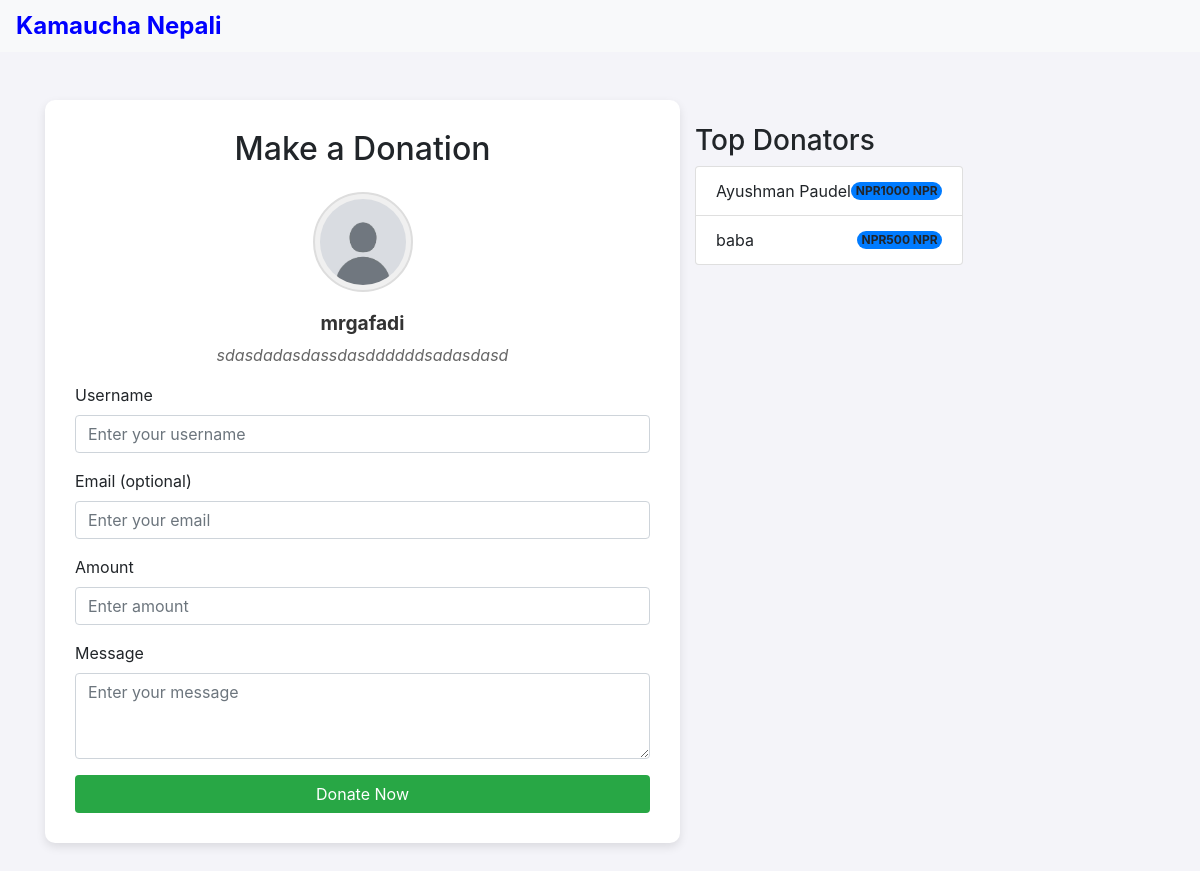
Screenshot of /donate/mrgafadi with the database file from the repository.
### home/models.py (models this page shows, shortened)
class Donation_page(models.Model):
    username = models.ForeignKey(User , on_delete=models.CASCADE)
    profile_picture = models.ImageField(upload_to='profiles/',default="profiles/default__user_pfp.jpg")
    page_message = models.TextField(default="")

class Donation(models.Model):
    username = models.ForeignKey(User, on_delete=models.CASCADE)
    donator_name = models.TextField(max_length=200)
    donation_amount = models.IntegerField()
    donation_date = models.DateField(auto_now_add=True)
    donation_message = models.TextField(default="")

### home/views.py (the view)
# urls.py: path("donate/<str:username>",views.donate_page , name="donate_page"),
def donate_page(request, username):
    if User.objects.filter(username=username).exists():
        user = User.objects.get(username=username)
        alert_detail = Alert.objects.get(username=user)
        donation_page_details = Donation_page.objects.get(username=user)
        donators = Donation.objects.filter(username=user).order_by('-donation_amount')[:10]
        return render(request,"home/donate_page.html",{"alert_detail":alert_detail, "donation_page_details":donation_page_details, "donators":donators})
    return HttpResponse("404 Page not found!")

### home/templates/home/donate_page.html (shortened to what this page needs)
<!DOCTYPE html>
<html lang="en">
<head>
    <link href="https://stackpath.bootstrapcdn.com/bootstrap/4.5.2/css/bootstrap.min.css" rel="stylesheet">
</head>
<body>
    <nav class="navbar navbar-light bg-light">
        <a class="logo-text" href="/">Kamaucha Nepali</a>
    </nav>
    <div class="container mt-5">
        <div class="row">
            <div class="col-lg-7 col-md-8 col-sm-12">
                <div class="donation-form">
                    <h2 class="text-center mb-4">Make a Donation</h2>
                    <div class="text-center">
                        <img id="profile-pic" src="{{donation_page_details.profile_picture.url}}" alt="Profile Picture" class="profile-pic-img">
                        <h2 class="donation-recipient-name">{{donation_page_details.username}}</h2>
                        <p class="donation-recipient-message">{{donation_page_details.page_message}}</p>
                    </div>
                    <form id="donation-form">
                        <div class="form-group">
                            <label for="username">Username</label>
                            <input type="text" class="form-control" id="username" placeholder="Enter your username" required>
                        </div>
                        <div class="form-group">
                            <label for="email">Email (optional)</label>
                            <input type="email" class="form-control" id="email" placeholder="Enter your email">
                        </div>
                        <div class="form-group">
                            <label for="amount">Amount</label>
                            <input type="number" class="form-control" id="amount" placeholder="Enter amount" required>
                        </div>
                        <div class="form-group">
                            <label for="message">Message</label>
                            <textarea class="form-control" id="message" rows="3" placeholder="Enter your message"></textarea>
                        </div>
                        <button type="button" class="btn btn-custom btn-block" id="pay-button">Donate Now</button>
                    </form>
                </div>
            </div>
            <div class="top-donators mt-4">
                <h3>Top Donators</h3>
                <ul class="list-group">
                    {% for donator in donators %}
                    <li class="list-group-item d-flex justify-content-between align-items-center">
                        <span>{{ donator.donator_name }}</span>
                        <span class="badge bg-primary rounded-pill"> NPR{{ donator.donation_amount }} NPR</span>
                    </li>
                    {% empty %}
                    <li class="list-group-item">No donators yet. Be the first one to donate to {{donation_page_details.username}}</li>
                    {% endfor %}
                </ul>
            </div>
        </div>
    </div>
</body>
</html>

### home/templates/home/donate_page.html (style rules this page uses)
body { background-color: #f4f4f9; }
.navbar { margin-bottom: 30px; }
.logo-text { font-size: 1.5rem; font-weight: bold; color: blue; text-decoration none; }
.donation-form { padding: 30px; background-color: white; border-radius: 10px; box-shadow: 0 4px 10px rgba(0, 0, 0, 0.1); margin-bottom: 30px; }
.btn-custom { background-color: #28a745; color: white; }
.profile-pic-img { width: 100px; height: 100px; border-radius: 50%; object-fit: cover; border: 2px solid #ddd; padding: 5px; background-color: #f0f0f0; margin-bottom: 10px; }
.donation-recipient-name { font-size: 1.2rem; font-weight: bold; margin-top: 10px; color: #333; }
.donation-recipient-message { font-size: 1rem; font-style: italic; color: #666; margin-top: 5px; }

### rows the page displays
Donation_page: profile_picture (placeholder picture), username "mrgafadi", page_message "sdasdadasdassdasddddddsadasdasd"
Donation: donator_name "Ayushman Paudel", donation_amount "1000"
Donation: donator_name "baba", donation_amount "500"
